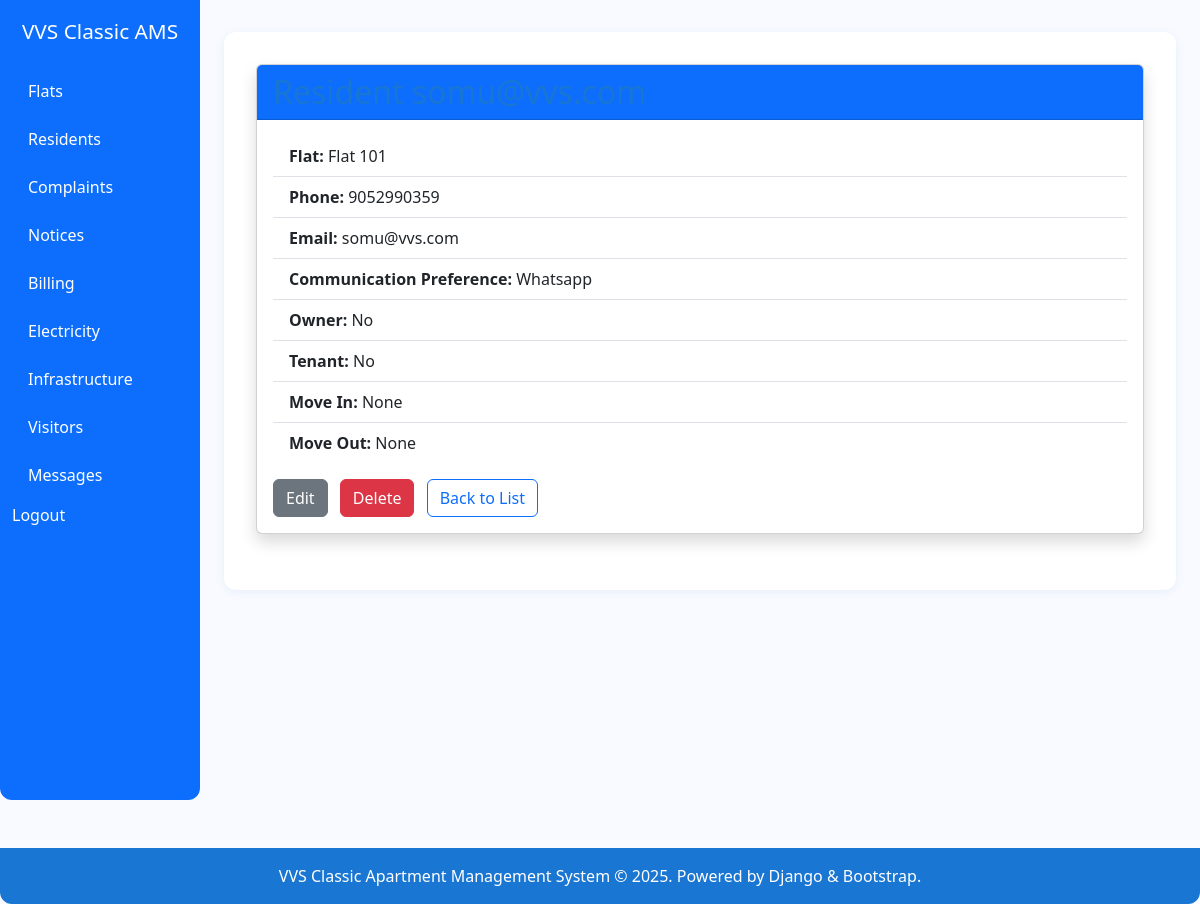
The app's page /residents/1/ (signed in), older data.
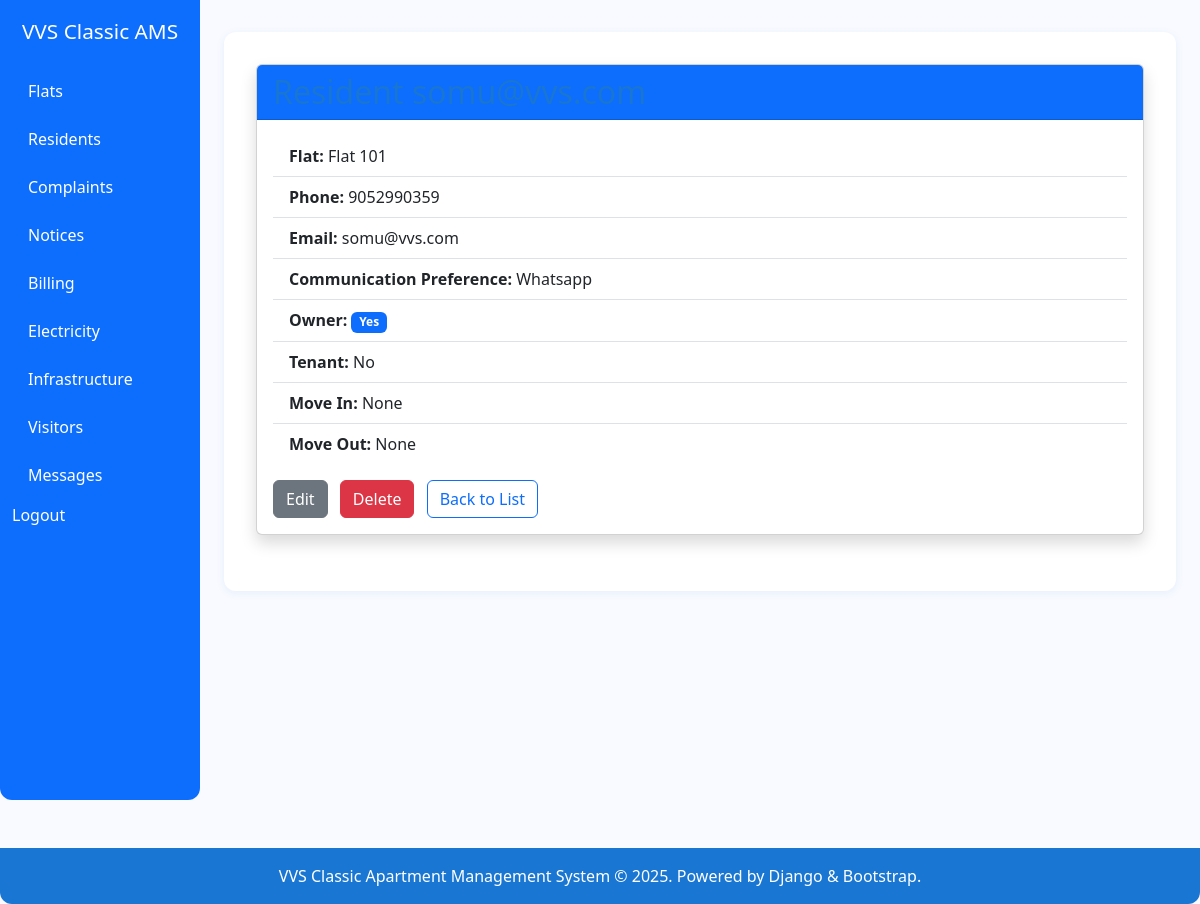
The same page, newer data.
### residents/views.py (the view)
# urls.py: path('<int:pk>/', views.resident_detail, name='resident_detail'),
@login_required
def resident_detail(request, pk):
    resident = get_object_or_404(ResidentProfile, pk=pk)
    return render(request, 'residents/resident_detail.html', {'resident': resident})

### flats/models.py (called while the page is built)
    def __str__(self):
        return f"Flat {self.number}"

### templates/residents/resident_detail.html
{% extends 'base.html' %}
{% block content %}
<div class="card shadow mb-4">
    <div class="card-header bg-primary text-white">
        <h2 class="mb-0">Resident {{ resident.user }}</h2>
    </div>
    <div class="card-body">
        <ul class="list-group list-group-flush mb-3">
            <li class="list-group-item"><strong>Flat:</strong> {{ resident.flat }}</li>
            <li class="list-group-item"><strong>Phone:</strong> {{ resident.phone }}</li>
            <li class="list-group-item"><strong>Email:</strong> {{ resident.email }}</li>
            <li class="list-group-item"><strong>Communication Preference:</strong> {{ resident.communication_pref|title }}</li>
            <li class="list-group-item"><strong>Owner:</strong> {% if resident.is_owner %}<span class="badge bg-primary">Yes</span>{% else %}No{% endif %}</li>
            <li class="list-group-item"><strong>Tenant:</strong> {% if resident.is_tenant %}<span class="badge bg-info text-dark">Yes</span>{% else %}No{% endif %}</li>
            <li class="list-group-item"><strong>Move In:</strong> {{ resident.move_in_date }}</li>
            <li class="list-group-item"><strong>Move Out:</strong> {{ resident.move_out_date }}</li>
        </ul>
        <a href="{% url 'residents:resident_update' resident.pk %}" class="btn btn-secondary me-2">Edit</a>
        <a href="{% url 'residents:resident_delete' resident.pk %}" class="btn btn-danger me-2">Delete</a>
        <a href="{% url 'residents:resident_list' %}" class="btn btn-outline-primary">Back to List</a>
    </div>
</div>
{% endblock %}

Row changes from the older to the newer data that the page shows:
changed ResidentProfile "somu@vvs.com": is_owner False → True (drawn)
Text that changed along with them:
text no longer shown: "No"
text now shown: "Yes"
